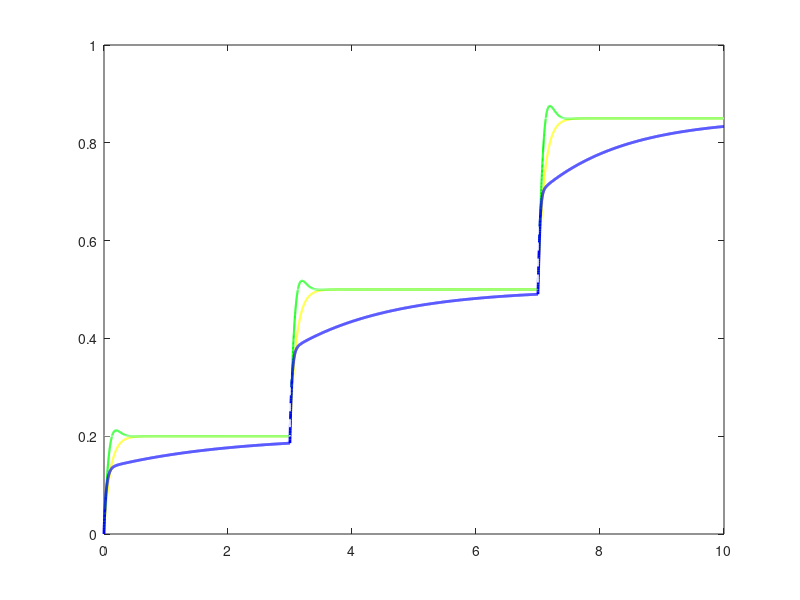

Write the MATLAB code that produced this figure. (Note: this script raises an error after producing the figure.)
%% COMPARISON : Open-Loop  vs  Single PID  vs  Gain-Scheduled PID
%  Plant : G(s) = K / (tau*s + 1)  ,  K=1 , tau=0.1
%  Same throttle step profile used across all three methods

clear;
clc;
close all;

%% Common Plant Parameters
K   = 1;
tau = 0.1;
G   = tf(K, [tau 1]);

%% Time & Throttle Profile
dt = 0.001;
t  = 0:dt:10;

throttle = zeros(size(t));
throttle(t < 3)           = 0.2;     % Zone 1
throttle(t >= 3 & t < 7) = 0.5;     % Zone 2
throttle(t >= 7)          = 0.85;    % Zone 3

N = length(t);

%  METHOD 1 : Open-Loop  (no controller, input = throttle directly)
y_ol   = zeros(1, N);

for i = 2:N
    u_ol    = throttle(i);           % raw throttle fed directly to plant
    y_ol(i) = y_ol(i-1) + dt * ((-y_ol(i-1) + K*u_ol) / tau);
end


%  METHOD 2 : Single Fixed PID  (pidtune values from pid_design.m)
%  C = pidtune(G,'PID') for K=1, tau=0.1 gives approx:
%  Kp = 1.43 , Ki = 25.9 , Kd = 0  (auto-tuned baseline)

Kp_f = 1.43;
Ki_f = 25.9;
Kd_f = 0;

y_pid    = zeros(1, N);
int_pid  = 0;
eprev_pid = 0;

for i = 2:N
    e_pid     = throttle(i) - y_pid(i-1);
    int_pid   = int_pid + e_pid * dt;
    deriv_pid = (e_pid - eprev_pid) / dt;
    u_pid     = Kp_f*e_pid + Ki_f*int_pid + Kd_f*deriv_pid;
    u_pid     = max(0, min(1, u_pid));
    y_pid(i)  = y_pid(i-1) + dt * ((-y_pid(i-1) + K*u_pid) / tau);
    eprev_pid = e_pid;
end

%  METHOD 3 : Gain-Scheduled PID  (from gain_scheduled.m)
Zone(1).Kp = 2.;  Zone(1).Ki = 1.5;  Zone(1).Kd = 0.01;
Zone(2).Kp = 3.0;  Zone(2).Ki = 2.5;  Zone(2).Kd = 0.02;
Zone(3).Kp = 4.5;  Zone(3).Ki = 4;  Zone(3).Kd = 0.03;

y_gs    = zeros(1, N);
int_gs  = 0;
eprev_gs = 0;
z_prev  = 1;
zone_log = zeros(1, N);

for i = 2:N
    e_gs = throttle(i) - y_gs(i-1);

    if throttle(i) < 0.3
        z = 1;
    elseif throttle(i) < 0.7
        z = 2;
    else
        z = 3;
    end

    if z ~= z_prev
        int_gs = 0;
    end
    z_prev = z;

    Kp = Zone(z).Kp;  Ki = Zone(z).Ki;  Kd = Zone(z).Kd;
    zone_log(i) = z;

    int_gs    = int_gs + e_gs * dt;
    deriv_gs  = (e_gs - eprev_gs) / dt;
    u_gs      = Kp*e_gs + Ki*int_gs + Kd*deriv_gs;
    u_gs      = max(0, min(1, u_gs));
    y_gs(i)   = y_gs(i-1) + dt * ((-y_gs(i-1) + K*u_gs) / tau);
    eprev_gs  = e_gs;
end

%  PERFORMANCE METRICS
methods     = {'Open-Loop', 'Fixed PID', 'Gain-Scheduled'};
y_all       = {y_ol, y_pid, y_gs};
zone_starts = [1, find(t>=3,1), find(t>=7,1)];
zone_ends   = [find(t>=3,1)-1, find(t>=7,1)-1, N];
sp_vals     = [0.2, 0.5, 0.85];

fprintf('PERFORMANCE COMPARISON  (K=1, tau=0.1)\n');


for m = 1:3
    y_m = y_all{m};
    fprintf('\n--- %s ---\n', methods{m});
    fprintf('Zone | Setpoint | Final Output | SS Error\n');
    for z = 1:3
        y_end = y_m(zone_ends(z));
        ss_err = abs(sp_vals(z) - y_end) / sp_vals(z) * 100;
        fprintf('  %d  |   %.2f   |    %.4f    |  %.2f%%\n', z, sp_vals(z), y_end, ss_err);
    end
end



%  PLOTTING

figure;

% Plot 1 : All three responses on one axes
plot(t, y_ol,  'y',  'LineWidth', 1.5); hold on;
plot(t, y_pid, 'g',  'LineWidth', 1.5);
plot(t, y_gs,  'b',  'LineWidth', 2);
plot(t, throttle, 'w--', 'LineWidth', 1.2);
xline(3, '--r', 'Zone 1→2', 'LabelVerticalAlignment','bottom');
xline(7, '--r', 'Zone 2→3', 'LabelVerticalAlignment','bottom');
hold off;
grid on;
ylim([0 1.2]);
title('Response Comparison : Open-Loop vs Fixed PID vs Gain-Scheduled');
xlabel('Time (s)');
ylabel('Motor Speed');
legend('Open-Loop','Fixed PID','Gain-Scheduled','Setpoint','Location','southeast');
